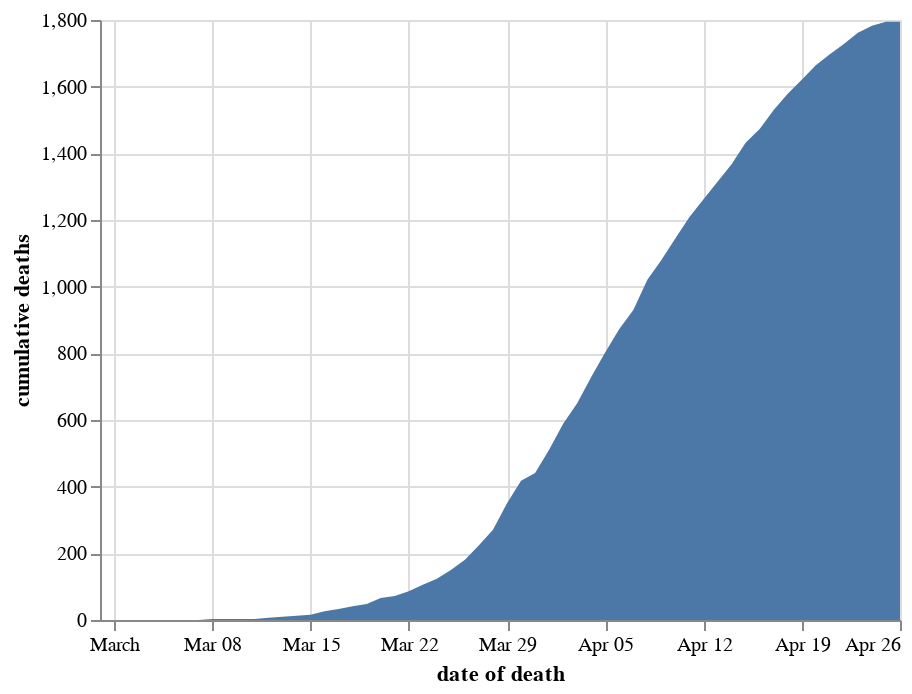

The notebook cell this image was saved under:
### Markdown cell above
### Cumulative

### Code cell
chart_dodde = chart_doddbt.copy()
chart_dodde = chart_dodde[chart_dodde.code.isin(trustcodes_expressandstar)]
chart_dodde = chart_dodde.groupby(['date of death'], as_index=False)['cumulative deaths'].sum()
alt.Chart(chart_dodde).mark_area().encode(
    x='date of death',
    y='cumulative deaths'
)

### Figure 1 — Vega-Lite specification as saved in the notebook (floating-point values rounded to 4 significant figures)
{"config": {"view": {"continuousWidth": 400, "continuousHeight": 300}}, "data": {"name": "data-f6dcfacb6da22d87c7b8c46896173d87"}, "mark": "area", "encoding": {"x": {"type": "temporal", "field": "date of death"}, "y": {"type": "quantitative", "field": "cumulative deaths"}}, "$schema": "https://vega.github.io/schema/vega-lite/v4.8.1.json", "datasets": {"data-f6dcfacb6da22d87c7b8c46896173d87": [{"date of death": "2020-02-29T00:00:00", "cumulative deaths": 0}, {"date of death": "2020-03-01T00:00:00", "cumulative deaths": 0}, {"date of death": "2020-03-02T00:00:00", "cumulative deaths": 0}, {"date of death": "2020-03-03T00:00:00", "cumulative deaths": 0}, {"date of death": "2020-03-04T00:00:00", "cumulative deaths": 0}, {"date of death": "2020-03-05T00:00:00", "cumulative deaths": 0}, {"date of death": "2020-03-06T00:00:00", "cumulative deaths": 0}, {"date of death": "2020-03-07T00:00:00", "cumulative deaths": 0}, {"date of death": "2020-03-08T00:00:00", "cumulative deaths": 3}, {"date of death": "2020-03-09T00:00:00", "cumulative deaths": 3}, {"date of death": "2020-03-10T00:00:00", "cumulative deaths": 3}, {"date of death": "2020-03-11T00:00:00", "cumulative deaths": 3}, {"date of death": "2020-03-12T00:00:00", "cumulative deaths": 7}, {"date of death": "2020-03-13T00:00:00", "cumulative deaths": 10}, {"date of death": "2020-03-14T00:00:00", "cumulative deaths": 13}, {"date of death": "2020-03-15T00:00:00", "cumulative deaths": 16}, {"date of death": "2020-03-16T00:00:00", "cumulative deaths": 26}, {"date of death": "2020-03-17T00:00:00", "cumulative deaths": 33}, {"date of death": "2020-03-18T00:00:00", "cumulative deaths": 41}, {"date of death": "2020-03-19T00:00:00", "cumulative deaths": 48}, {"date of death": "2020-03-20T00:00:00", "cumulative deaths": 66}, {"date of death": "2020-03-21T00:00:00", "cumulative deaths": 72}, {"date of death": "2020-03-22T00:00:00", "cumulative deaths": 86}, {"date of death": "2020-03-23T00:00:00", "cumulative deaths": 106}, {"date of death": "2020-03-24T00:00:00", "cumulative deaths": 124}, {"date of death": "2020-03-25T00:00:00", "cumulative deaths": 150}, {"date of death": "2020-03-26T00:00:00", "cumulative deaths": 181}, {"date of death": "2020-03-27T00:00:00", "cumulative deaths": 224}, {"date of death": "2020-03-28T00:00:00", "cumulative deaths": 271}, {"date of death": "2020-03-29T00:00:00", "cumulative deaths": 350}, {"date of death": "2020-03-30T00:00:00", "cumulative deaths": 418}, {"date of death": "2020-03-31T00:00:00", "cumulative deaths": 441}, {"date of death": "2020-04-01T00:00:00", "cumulative deaths": 511}, {"date of death": "2020-04-02T00:00:00", "cumulative deaths": 589}, {"date of death": "2020-04-03T00:00:00", "cumulative deaths": 650}, {"date of death": "2020-04-04T00:00:00", "cumulative deaths": 729}, {"date of death": "2020-04-05T00:00:00", "cumulative deaths": 803}, {"date of death": "2020-04-06T00:00:00", "cumulative deaths": 873}, {"date of death": "2020-04-07T00:00:00", "cumulative deaths": 930}, {"date of death": "2020-04-08T00:00:00", "cumulative deaths": 1021}, {"date of death": "2020-04-09T00:00:00", "cumulative deaths": 1080}, {"date of death": "2020-04-10T00:00:00", "cumulative deaths": 1145}, {"date of death": "2020-04-11T00:00:00", "cumulative deaths": 1209}, {"date of death": "2020-04-12T00:00:00", "cumulative deaths": 1262}, {"date of death": "2020-04-13T00:00:00", "cumulative deaths": 1315}, {"date of death": "2020-04-14T00:00:00", "cumulative deaths": 1367}, {"date of death": "2020-04-15T00:00:00", "cumulative deaths": 1432}, {"date of death": "2020-04-16T00:00:00", "cumulative deaths": 1473}, {"date of death": "2020-04-17T00:00:00", "cumulative deaths": 1530}, {"date of death": "2020-04-18T00:00:00", "cumulative deaths": 1579}, {"date of death": "2020-04-19T00:00:00", "cumulative deaths": 1621}, {"date of death": "2020-04-20T00:00:00", "cumulative deaths": 1664}, {"date of death": "2020-04-21T00:00:00", "cumulative deaths": 1697}, {"date of death": "2020-04-22T00:00:00", "cumulative deaths": 1728}, {"date of death": "2020-04-23T00:00:00", "cumulative deaths": 1762}, {"date of death": "2020-04-24T00:00:00", "cumulative deaths": 1783}, {"date of death": "2020-04-25T00:00:00", "cumulative deaths": 1795}, {"date of death": "2020-04-26T00:00:00", "cumulative deaths": 1795}]}}
